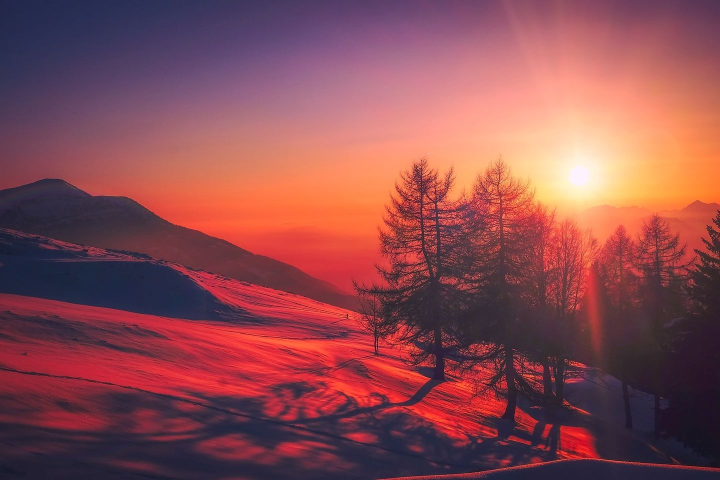
#> input picture assets-local/wallpapers/12019_sunset_2080072.jpg, 1440 x 960 px, given as the content of the folder Z:/背景图素材, which was not available (shown at 1/2 size)
$ python prepare_cloud_assets.py
#> lines starting #> are read from the running program, lines starting #| are printed output that depends on the picture
# -*- coding: utf-8 -*-
"""
把原始壁纸素材处理成云存储上传包

AGC 云存储需要两套尺寸：详情/下载用长边 1920，列表缩略图长边 720。本脚本一次产出：
  assets-out/detail/ID.jpg         详情图（长边 1920，q85）
  assets-out/thumb/ID_thumb.jpg    缩略图（长边 720，q80）
  assets-out/manifest.csv          版权台账 + 尺寸体积明细（审核补件用）
  assets-out/wallpapers-import.csv 可直接导入云数据库 wallpapers 表（URL 带占位前缀）

以后新增素材：把图片丢进源目录重跑本脚本；同 id 的已有产物会跳过，不会重复上传。

用法：E:\\Anaconda\\python.exe tools\\prepare_cloud_assets.py [源目录] [输出目录]
"""
import csv
import os
import re
import sys
import time

from PIL import Image, ImageOps

DEFAULT_SRC = r"Z:\背景图素材"
DEFAULT_OUT = os.path.join(os.path.dirname(os.path.dirname(os.path.abspath(__file__))), "assets-out")

DETAIL_EDGE = 1920
THUMB_EDGE = 720
DETAIL_QUALITY = 85
THUMB_QUALITY = 80

# 上传到云存储后的公网地址前缀；上传完把这里改成真实域名再重跑，导入 CSV 即可直接用
URL_PREFIX = "https://REPLACE-WITH-BUCKET-DOMAIN"

# 云存储里的两个前缀（AGC 控制台里表现为两个文件夹）：
#   wallpapers/ 原图 —— 详情与下载用，将来可改私有 + 签名 URL 防盗链
#   thumbs/     缩略图 —— 列表要用，必须保持公共读
# 本地输出目录名与它们一致，上传时直接拖文件夹，不用手工对应。
DETAIL_PREFIX = "wallpapers"
THUMB_PREFIX = "thumbs"

CATEGORY_RULES = [
    ("动物萌宠", ["cat", "kitten", "dog", "puppy", "animal", "horse", "bird", "rabbit",
                  "wildlife", "fox", "lion", "tiger", "panda", "sheep", "cow", "pet",
                  "ridgeback", "corgi", "husky", "retriever"]),
    ("城市建筑", ["city", "street", "building", "architecture", "bridge", "tokyo", "japan",
                  "dubai", "skyline", "window", "urban", "metro", "station", "tower",
                  "downtown", "traffic", "harbor", "port"]),
    ("极简风格", ["minimal", "abstract", "geometry", "white", "simple", "pastel", "texture",
                  "wallpaper", "pattern", "gradient", "monochrome"]),
    ("自然风光", ["sunset", "sunrise", "lake", "mountain", "sky", "star", "milky", "aurora",
                  "forest", "beach", "sea", "ocean", "flower", "nature", "desert", "snow",
                  "autumn", "tree", "field", "cloud", "fog", "water", "river", "island",
                  "northern", "lights", "green", "leaf", "plant", "sun", "moon", "night",
                  "airplane", "plane", "jet", "landscape", "horizon", "valley", "waterfall",
                  "hotair", "balloon", "hill", "grass", "rock", "cliff", "ice", "winter"]),
]

SUBJECT_CN = {
    "cat": "猫咪", "dog": "狗狗", "puppy": "幼犬", "kitten": "幼猫",
    "sunset": "日落", "sunrise": "日出", "milky-way": "银河", "aurora": "极光",
    "northern-lights": "北极光", "lake": "湖畔", "mountain": "山峦", "beach": "海岸",
    "forest": "森林", "city": "城市", "street": "街景", "airplane": "航班",
    "japan": "日本", "flower": "花卉", "field": "原野", "sky": "天空",
}


def sanitize_id(name):
    """文件名 → 稳定 id：小写、非字母数字转下划线、去掉末尾尺寸后缀"""
    base = os.path.splitext(name)[0]
    base = re.sub(r"[^0-9a-zA-Z]+", "_", base).strip("_").lower()
    base = re.sub(r"_(1920|2560|3840|1080|720)$", "", base)
    return base or "img_" + str(int(time.time()))


def base_name(name):
    return os.path.splitext(name)[0].replace("-unsplash", "").lower()


def guess_author(name):
    """文件名猜作者：Pixabay 形如 author-subject-id，Unsplash 形如 author-slug-id-unsplash"""
    tokens = [t for t in base_name(name).split("-") if t]
    if not tokens:
        return ""
    known = set()
    for _, words in CATEGORY_RULES:
        known.update(words)
    parts = []
    for tok in tokens:
        if tok.isdigit() or tok in known:
            break
        parts.append(tok)
        if len(parts) >= 2:
            break
    return "-".join(parts)


def guess_subject(name):
    base = base_name(name)
    for _, words in CATEGORY_RULES:
        for w in words:
            if w in base:
                return w
    # 兜底：取最长的纯字母片段（Pixabay 文件名末尾常带内部数字 id，不能当主题用）
    tokens = [t for t in base.replace("_", "-").split("-")
              if len(t) >= 4 and t.isalpha()]
    if not tokens:
        return ""
    return max(tokens, key=len)


def guess_category(name):
    base = base_name(name)
    for category, words in CATEGORY_RULES:
        for w in words:
            if w in base:
                return category
    return "待归类"


def guess_title(name):
    subject = guess_subject(name)
    if subject in SUBJECT_CN:
        return SUBJECT_CN[subject]
    if subject:
        return subject.replace("-", " ").title()
    return "壁纸"


def resize_to_edge(img, edge):
    w, h = img.size
    long_edge = max(w, h)
    if long_edge <= edge:
        return img.copy()
    k = edge / float(long_edge)
    return img.resize((max(1, int(round(w * k))), max(1, int(round(h * k)))), Image.LANCZOS)


def kb(path):
    return round(os.path.getsize(path) / 1024.0, 1)


def parse_args(argv):
    """
    支持两种上传后的取图方式：
      --prefix https://桶域名   对象设了公共读/自建 CDN 时用，写完整直链
      --paths-only             走 SDK getDownloadURL 临时链接时用，只写云存储路径
    """
    prefix = URL_PREFIX
    paths_only = False
    emit_seed = ""
    positional = []
    i = 0
    while i < len(argv):
        arg = argv[i]
        if arg in ("--prefix", "-p") and i + 1 < len(argv):
            prefix = argv[i + 1].strip().rstrip("/")
            i += 2
            continue
        if arg == "--paths-only":
            paths_only = True
            i += 1
            continue
        if arg == "--emit-seed" and i + 1 < len(argv):
            # 生成 App 内的种子数据源文件（把素材批量写进云数据库用）
            emit_seed = argv[i + 1]
            i += 2
            continue
        positional.append(arg)
        i += 1
    return positional, prefix, paths_only, emit_seed


def main():
    positional, prefix, paths_only, emit_seed = parse_args(sys.argv[1:])
    src = positional[0] if len(positional) > 0 else DEFAULT_SRC
    out = positional[1] if len(positional) > 1 else DEFAULT_OUT
    # 本地目录名与云存储前缀保持一致，上传时整个文件夹拖进去即可
    detail_dir = os.path.join(out, DETAIL_PREFIX)
    thumb_dir = os.path.join(out, THUMB_PREFIX)
    os.makedirs(detail_dir, exist_ok=True)
    os.makedirs(thumb_dir, exist_ok=True)

    files = sorted(f for f in os.listdir(src) if f.lower().endswith((".jpg", ".jpeg", ".png")))
    if not files:
        print("源目录没有图片：" + src)
        return 1

    rows = []
    skipped = []
    failed = []
    for name in files:
        img_id = sanitize_id(name)
        detail_path = os.path.join(detail_dir, img_id + ".jpg")
        thumb_path = os.path.join(thumb_dir, img_id + "_thumb.jpg")
        reused = os.path.exists(detail_path) and os.path.exists(thumb_path)
        try:
            with Image.open(os.path.join(src, name)) as raw:
#> raw is the input picture: PIL image 1440x960 RGB; mean R, G, B 139.4, 76.1, 82.4
                img = ImageOps.exif_transpose(raw).convert("RGB")
                ow, oh = img.size
#> ow = 1440; oh = 960
                if not os.path.exists(detail_path):
                    resize_to_edge(img, DETAIL_EDGE).save(
                        detail_path, "JPEG", quality=DETAIL_QUALITY, optimize=True, progressive=True)
                if not os.path.exists(thumb_path):
                    resize_to_edge(img, THUMB_EDGE).save(
                        thumb_path, "JPEG", quality=THUMB_QUALITY, optimize=True, progressive=True)
#> in resize_to_edge, `return img.resize((max(1, int(round(w * k))), max(1, int(round(h * k))..`:
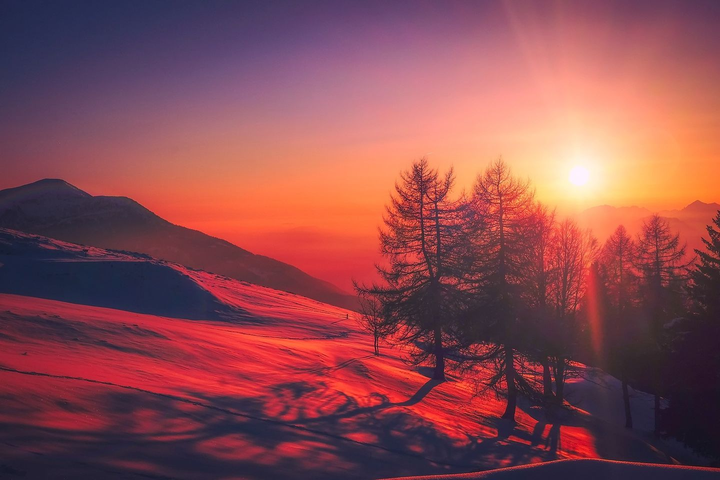
#> returned value: PIL image 720x480 RGB; mean R, G, B 139.4, 76.1, 82.4
                with Image.open(detail_path) as d:
                    d_w, d_h = d.size
#> d_w = 1440; d_h = 960
                with Image.open(thumb_path) as t:
                    t_w, t_h = t.size
#> t_w = 720; t_h = 480
        except Exception as exc:
            failed.append("%s: %s" % (name, exc))
            continue
        if reused:
            skipped.append(img_id)

        subject = guess_subject(name)
        category = guess_category(name)
        tags = ",".join([t for t in [category, SUBJECT_CN.get(subject, subject)] if t])
        rows.append({
            "id": img_id,
            "source_file": name,
            "author": guess_author(name),
            "subject": subject,
            "category": category,
            "title": guess_title(name),
            "orig_w": ow, "orig_h": oh,
            "detail_file": "%s/%s.jpg" % (DETAIL_PREFIX, img_id),
            "detail_w": d_w, "detail_h": d_h, "detail_kb": kb(detail_path),
            "thumb_file": "%s/%s_thumb.jpg" % (THUMB_PREFIX, img_id),
            "thumb_w": t_w, "thumb_h": t_h, "thumb_kb": kb(thumb_path),
            "upload_time": int(os.path.getmtime(os.path.join(src, name)) * 1000),
            "tags": tags,
            "license_note": "待逐张核对：Pixabay/Unsplash 均可商用，需保留来源页",
        })

    if emit_seed:
        # 生成 ArkTS 种子数据源文件：只含元数据与云存储路径，图片仍在云存储里，不进包体
        seed_lines = []
        seed_lines.append("import { Wallpaper } from '../../model/Wallpaper';")
        seed_lines.append("")
        seed_lines.append("/**")
        seed_lines.append(" * CloudWallpapers —— 云端壁纸种子数据")
        seed_lines.append(" *")
        seed_lines.append(" * 由 tools/prepare_cloud_assets.py --emit-seed 生成，**请勿手改**：")
        seed_lines.append(" * 加图后重跑脚本、再把生成的 SEED 列表替换进来即可。")
        seed_lines.append(" *")
        seed_lines.append(" * 用途：把这批素材一次性写进 AGC 云数据库 wallpapers 表。")
        seed_lines.append(" * imageUrl / thumbnailUrl 存的是**云存储路径**而不是完整链接 ——")
        seed_lines.append(" * 对象是私有的，显示时由 CloudStorageUtil.getDownloadURL() 换临时链接。")
        seed_lines.append(" *")
        seed_lines.append(" * SEED 每行格式：id|标题|分类|作者|上传时间(毫秒)|标签")
        seed_lines.append(" */")
        seed_lines.append("export class CloudWallpapers {")
        seed_lines.append("  private static readonly SEED: string[] = [")
        for row in rows:
            category = "自然风光" if row["category"] == "待归类" else row["category"]
            seed_lines.append("    '%s|%s|%s|%s|%d|%s'," % (
                row["id"], row["title"], category, row["author"],
                int(row["upload_time"]), row["tags"]))
        seed_lines.append("  ];")
        seed_lines.append("")
        seed_lines.append("  /** 展开成 Wallpaper 记录（云存储路径按约定拼好） */")
        seed_lines.append("  static all(): Wallpaper[] {")
        seed_lines.append("    const out: Wallpaper[] = [];")
        seed_lines.append("    for (let i = 0; i < CloudWallpapers.SEED.length; i++) {")
        seed_lines.append("      const f: string[] = CloudWallpapers.SEED[i].split('|');")
        seed_lines.append("      const id: string = f[0];")
        seed_lines.append("      out.push(new Wallpaper(id, f[1],")
        seed_lines.append("        `wallpapers/${id}.jpg`, `thumbs/${id}_thumb.jpg`,")
        seed_lines.append("        f[2], f[3], parseInt(f[4], 10), f[5]));")
        seed_lines.append("    }")
        seed_lines.append("    return out;")
        seed_lines.append("  }")
        seed_lines.append("}")
        with open(emit_seed, "w", encoding="utf-8", newline="\n") as fh:
            fh.write("\n".join(seed_lines) + "\n")
        print("种子源文件  : %s（%d 条）" % (emit_seed, len(rows)))

    manifest = os.path.join(out, "manifest.csv")
    with open(manifest, "w", newline="", encoding="utf-8-sig") as fh:
        writer = csv.DictWriter(fh, fieldnames=list(rows[0].keys()))
        writer.writeheader()
        writer.writerows(rows)

    import_csv = os.path.join(out, "wallpapers-import.csv")
    with open(import_csv, "w", newline="", encoding="utf-8-sig") as fh:
        writer = csv.writer(fh)
        writer.writerow(["id", "title", "imageUrl", "thumbnailUrl", "category",
                         "author", "uploadTime", "tags", "ratingSum", "ratingCount"])
        for r in rows:
            image_value = "%s/%s.jpg" % (DETAIL_PREFIX, r["id"])
            thumb_value = "%s/%s_thumb.jpg" % (THUMB_PREFIX, r["id"])
            if not paths_only:
                # 仅当对象可公共读或走自建 CDN 时，才写完整直链
                image_value = "%s/%s" % (prefix, image_value)
                thumb_value = "%s/%s" % (prefix, thumb_value)
            writer.writerow([
                r["id"], r["title"],
                image_value, thumb_value,
                r["category"], r["author"], r["upload_time"], r["tags"], 0, 0,
            ])

    total_detail = sum(r["detail_kb"] for r in rows) / 1024.0
    total_thumb = sum(r["thumb_kb"] for r in rows) / 1024.0
    print("源目录      : %s" % src)
    print("输出目录    : %s" % out)
    print("处理成功    : %d 张（其中 %d 张复用已有产物）" % (len(rows), len(skipped)))
    print("详情图合计  : %.1f MB（长边 %d）" % (total_detail, DETAIL_EDGE))
    print("缩略图合计  : %.1f MB（长边 %d）" % (total_thumb, THUMB_EDGE))
    print("版权台账    : %s" % manifest)
    print("导入用 CSV  : %s" % import_csv)
    if not paths_only and "REPLACE-WITH-BUCKET-DOMAIN" in prefix:
        print("")
        print("提醒：导入 CSV 里的域名还是占位符，App 读不到图。")
        print("      换成真实桶域名后重跑（图片会跳过重压，只重写 CSV）：")
        print("      E:\\Anaconda\\python.exe tools\\prepare_cloud_assets.py --prefix https://你的桶域名")
    if failed:
        print("失败 %d 张：" % len(failed))
        for line in failed:
            print("  - " + line)
    return 0


if __name__ == "__main__":
#> (the run stopped early here; a loop or call above may not have finished)

$ run again, on assets-local/wallpapers/andriish22_cat_4542301.jpg
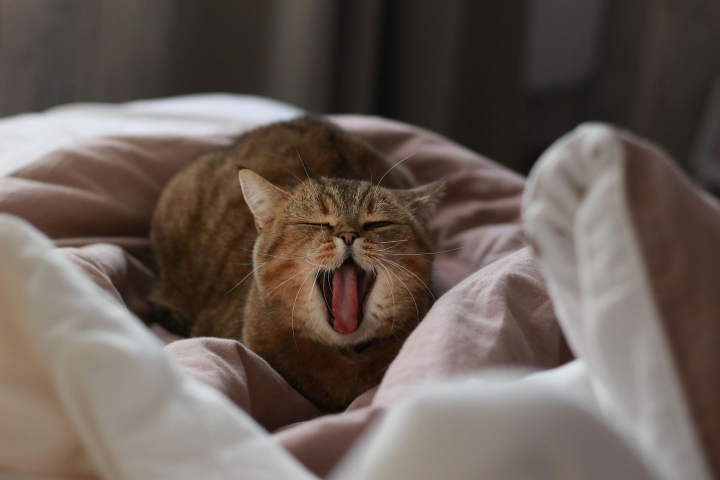
#> input picture assets-local/wallpapers/andriish22_cat_4542301.jpg, 1440 x 960 px, given as the content of the folder ../assets-local/wallpapers/andriish22_cat_4542301.jpg, which was not available (shown at 1/2 size)
#> in main, raw is the input picture: PIL image 1440x960 RGB; mean R, G, B 104.2, 92.4, 85.1
#> in resize_to_edge, `return img.resize((max(1, int(round(w * k))), max(1, int(round(h * k))..`:
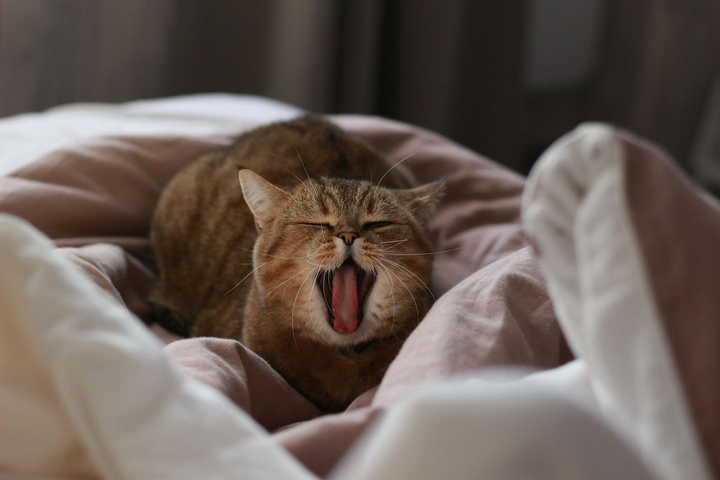
#> returned value: PIL image 720x480 RGB; mean R, G, B 104.2, 92.4, 85.1

$ run again, on assets-local/wallpapers/anna_f_domestic_animal_5173354.jpg
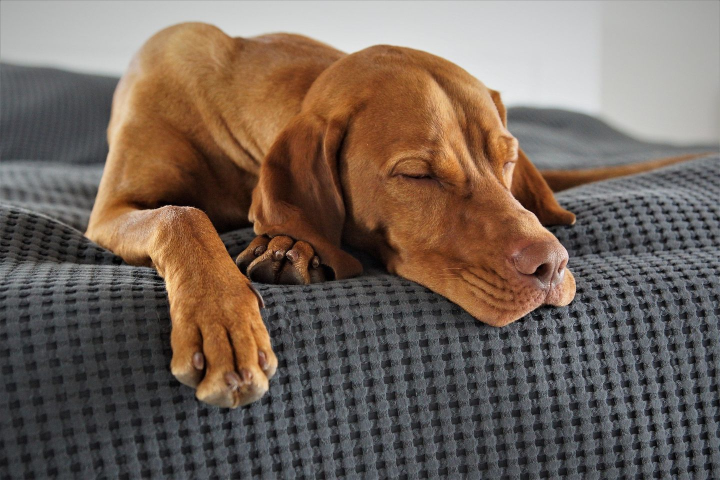
#> input picture assets-local/wallpapers/anna_f_domestic_animal_5173354.jpg, 1440 x 960 px, given as the content of the folder ./assets-local/wallpapers/anna_f_domestic_animal_5173354.jpg, which was not available (shown at 1/2 size)
#> in main, raw is the input picture: PIL image 1440x960 RGB; mean R, G, B 115, 100.1, 90
#> in resize_to_edge, `return img.resize((max(1, int(round(w * k))), max(1, int(round(h * k))..`:
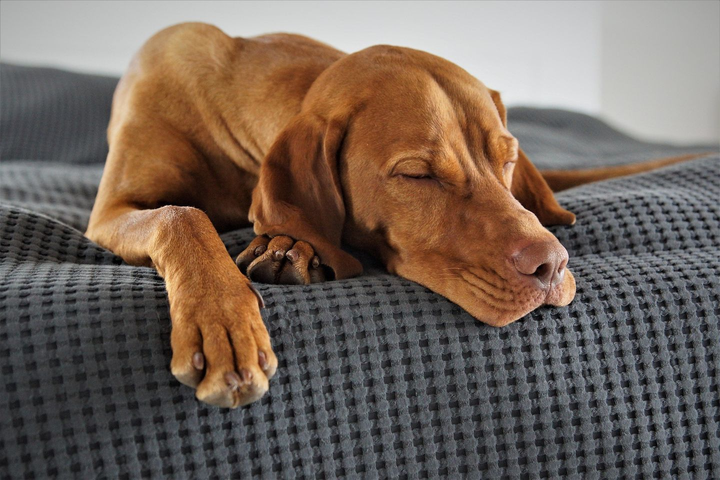
#> returned value: PIL image 720x480 RGB; mean R, G, B 115, 100.1, 90

$ run again, on assets-local/wallpapers/chiemseherin_chiemsee_lake_8523044.jpg
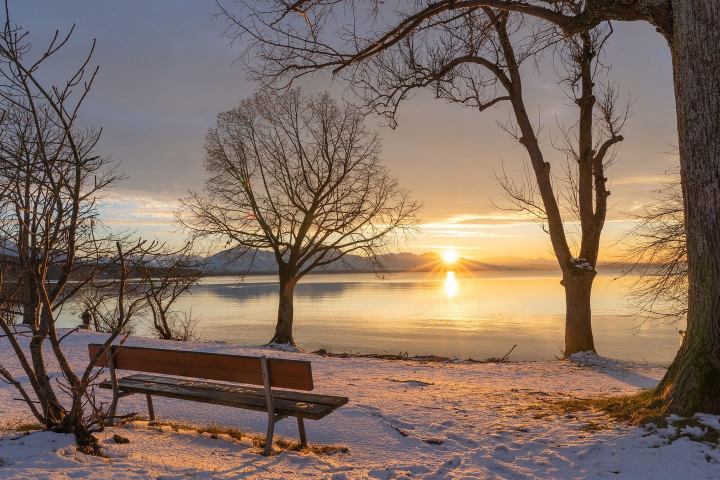
#> input picture assets-local/wallpapers/chiemseherin_chiemsee_lake_8523044.jpg, 1440 x 960 px, given as the content of the folder sets-local/wallpapers/chiemseherin_chiemsee_lake_8523044.jpg, which was not available (shown at 1/2 size)
#> in main, raw is the input picture: PIL image 1440x960 RGB; mean R, G, B 131.1, 111.1, 97.9
#> in resize_to_edge, `return img.resize((max(1, int(round(w * k))), max(1, int(round(h * k))..`:
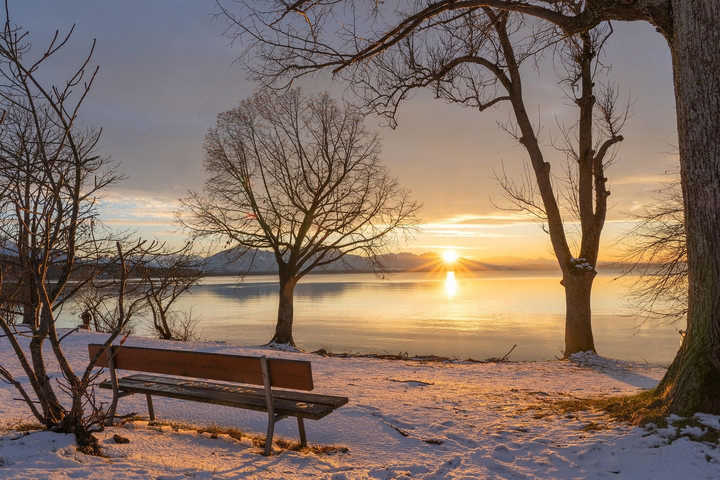
#> returned value: PIL image 720x480 RGB; mean R, G, B 131.1, 111.1, 97.9
